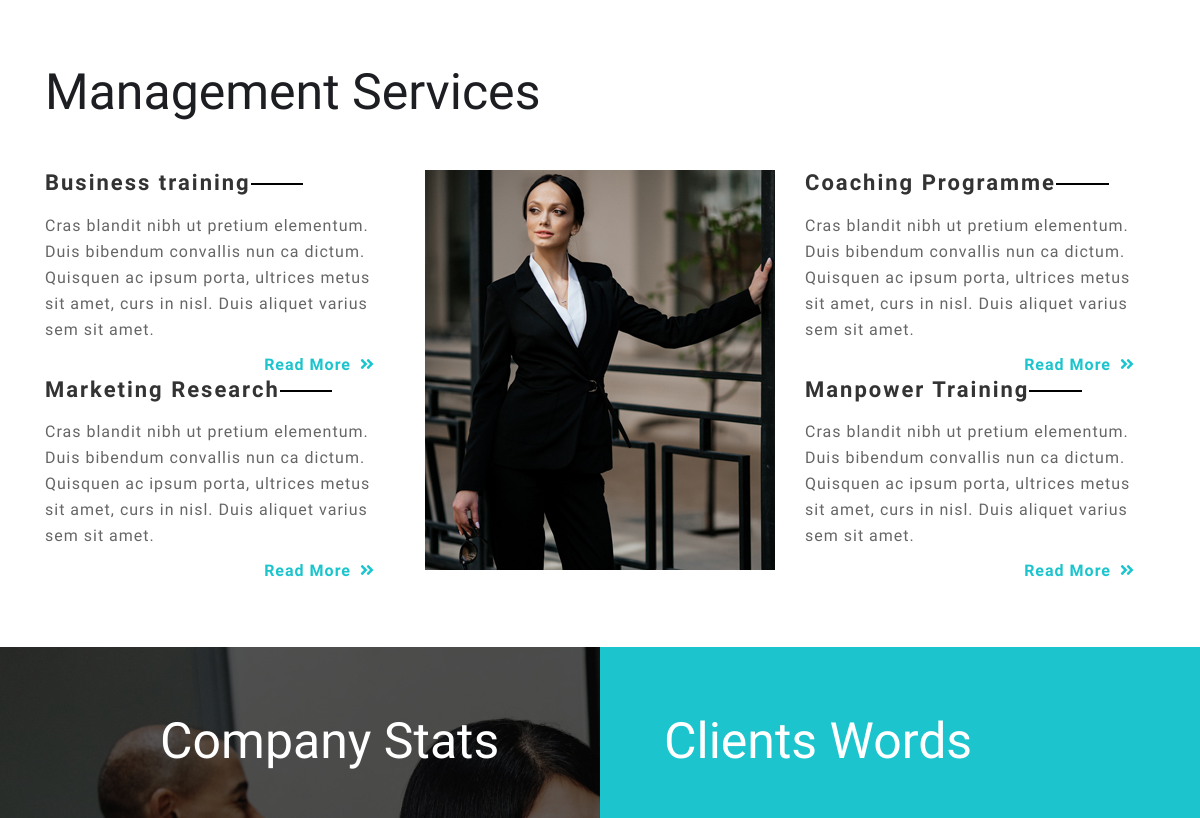
Before: / (middle part) with the older database file.
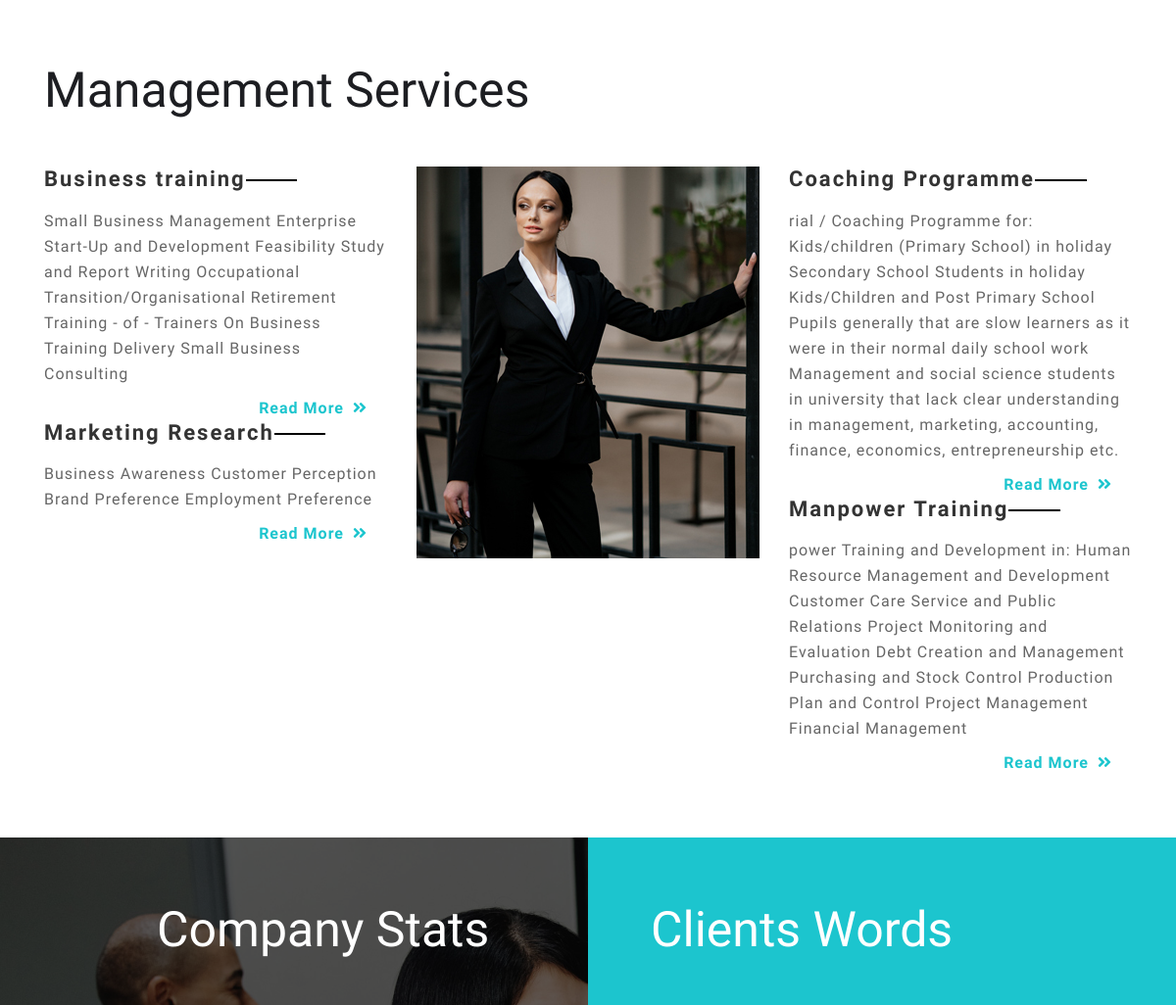
After: the same page with the newer database file.
### services/models.py (models this page shows, shortened)
class Service(models.Model):
	title = models.CharField(max_length=50)
	description = models.TextField()

### pages/views.py (the view)
# urls.py: path('', views.index, name='index'),
def index(request):
    about = "The Centre for Self Employment and Management Development (CSMD) Company is an indigenous business start up and management development trainer, consultant, vocational and entrepreneurship skills provider for all categories of employees and potential entrepreneurs including unemployed individuals in the society. She also caters for the needs of old workers (both the current and intending retirees)."
    services = Service.objects.all()[:2]
    services2 = Service.objects.all()[3:5]
    services3 = Service.objects.all()
    testimonials = Testimonial.objects.all()[:4]
    context = {
        "about":about,
        "services": services,
        "services2": services2,
        "services3": services3,
        "testimonials": testimonials,
    }
    return render(request, 'pages/index.html', context)

### templates/pages/index.html (shortened to what this page needs)
{% extends 'base.html' %}
{% load static %}
{% block content %}
<section class="services py-5">
	<div class="container agile-info py-md-3">
		<h3 class="heading mb-lg-5 mb-4">Management services</h3>
		<div class="row service_grids">
			<div class="col-lg-4 w3-agile-grid">
			{% for service in services %}
				<div class="grid">
					<h4 class="mb-3">{{ service.title }}</h4>
					<p>{{ service.description }}</p>
					<a href="#" data-toggle="modal" data-target="#exampleModalCenter" role="button">Read More <span class="fas ml-1 fa-angle-double-right"></span> </a>
				</div>
			{% endfor %}
			</div>
			<div class="col-lg-4 col-md-6 my-lg-0 my-5">
				<img src="{% static 'images/service.jpg' %}" alt="" class="img-fluid" />
			</div>
			<div class="col-lg-4 w3-agile-grid">
			{% for service2 in services2 %}
			<div class="grid">
				<h4 class="mb-3">{{ service2.title }}</h4>
				<p>{{ service2.description }}</p>
				<a href="#" data-toggle="modal" data-target="#exampleModalCenter" role="button">Read More <span class="fas ml-1 fa-angle-double-right"></span> </a>
			</div>
			{% endfor %}
			</div>
		</div>
	</div>
</section>
<section class="service-bottom">
	<div class="container-fluid">
		<div class="row">
			<div class="col-lg-6 p-0 services-bottom">
				<div class="layer agile-info">
					<h3 class="heading mb-lg-5 mb-4">Company Stats</h3>
				</div>
			</div>
			<div class=" col-lg-6 clients">
				<h3 class="heading mb-lg-5 mb-4">Clients Words</h3>
			</div>
		</div>
	</div>
</section>
{% endblock %}

Changed rows visible on the page:
changed Service "Business training": description "Cras blandit nibh ut pretium elementum. Duis bibendum convallis nun ca dictum. Quisquen ac ipsum porta, ultrices metus sit amet, curs in nisl. Duis aliquet varius sem sit amet." → "Small Business Management Enterprise Start-Up and Development Feasibility Study and Report Writing Occupational Transition/Organisational Retirement Training - of - Trainers On Business Training Delivery Small Business Consulting"
changed Service "Marketing Research": description "Cras blandit nibh ut pretium elementum. Duis bibendum convallis nun ca dictum. Quisquen ac ipsum porta, ultrices metus sit amet, curs in nisl. Duis aliquet varius sem sit amet." → "Business Awareness Customer Perception Brand Preference Employment Preference"
changed Service "Coaching Programme": description "Cras blandit nibh ut pretium elementum. Duis bibendum convallis nun ca dictum. Quisquen ac ipsum porta, ultrices metus sit amet, curs in nisl. Duis aliquet varius sem sit amet." → "rial / Coaching Programme for: Kids/children (Primary School) in holiday Secondary School Students in holiday Kids/Children and Post Primary School Pupils generally that are slow learners as it were in their normal daily school work Management and social science students in university that lack clear understanding in management, marketing, accounting, finance, economics, entrepreneurship etc."
changed Service "Manpower Training": description "Cras blandit nibh ut pretium elementum. Duis bibendum convallis nun ca dictum. Quisquen ac ipsum porta, ultrices metus sit amet, curs in nisl. Duis aliquet varius sem sit amet." → "power Training and Development in: Human Resource Management and Development Customer Care Service and Public Relations Project Monitoring and Evaluation Debt Creation and Management Purchasing and Stock Control Production Plan and Control Project Management Financial Management"
